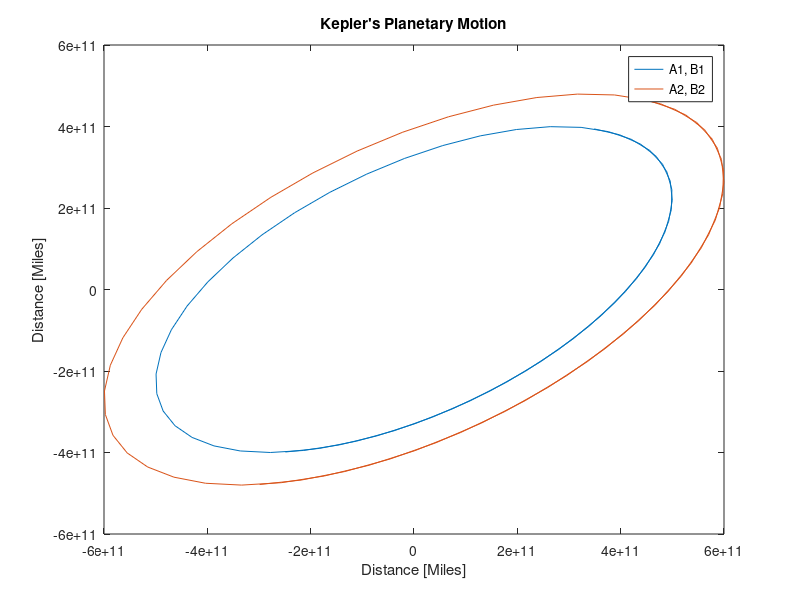

Recreate this plot in MATLAB.
close all; clear all; clc;


M = 0:.1:2*pi;
%%%e = 0:.1/(2*pi):1; %% /2pi in order to be same size array .1

E = 1; 

a = 5 * 10^11;
b = 4 * 10^11;
c = sqrt(a^2 - b^2);
e = c/a;

a2 = 6 * 10^11;
b2 = 3 * 10^11;

tolerance = 0.000001;
iterations = 20;

f = M - E + e * sin(E);
df = -1 + e*cos(E);

i = 0;
while ( i <= iterations )
    Enext = E - (f)/(df);
    Error = abs((Enext - E)/Enext);
    E = Enext;
    if(Error <= tolerance)
        break;
    end
    
    f = M - E + e * sin(E);
    df = -1 + e*cos(E);
    
    i = i+1;
end

x = a.*cos(E - e);
y = a.*sqrt(1-e^2).*sin(E);


x2 = a2.*cos(E - e);
y2 = a2.*sqrt(1-e^2).*sin(E);


plot(x,y), hold on;
plot(x2,y2)
legend("A1, B1", "A2, B2");
ylabel('Distance [Miles]');
xlabel('Distance [Miles]');
title("Kepler's Planetary Motion");

